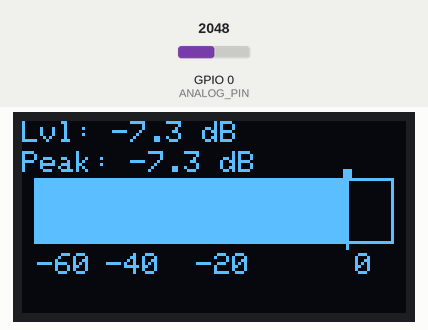
Recording of a sketch running on a simulated ESP32-C3. Parts: 128×64 one-colour display. Inputs (shaded band) come from the test bench; at power-on: GPIO 0 (ANALOG_PIN) = 2048 (analog values on the 0–4095 scale). What the sketch prints to the serial monitor is not drawn.

Above: at 2.2 s.
2.3 s: GPIO 0 (ANALOG_PIN) set to 2866
At 3.9 s:
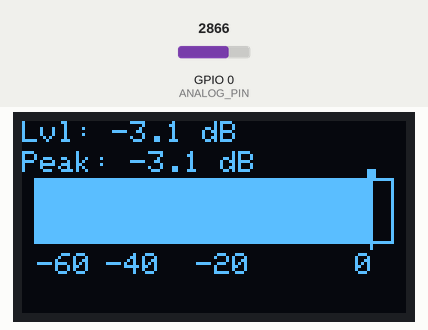
4.1 s: GPIO 0 (ANALOG_PIN) set to 4095
At 5.7 s:
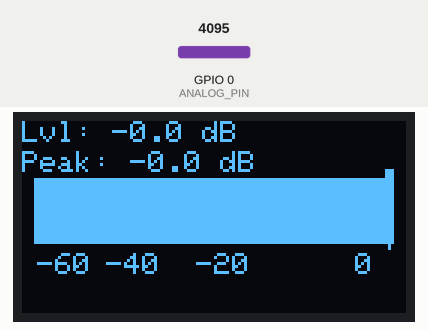
5.9 s: GPIO 0 (ANALOG_PIN) set to 9
At 6.42 s:
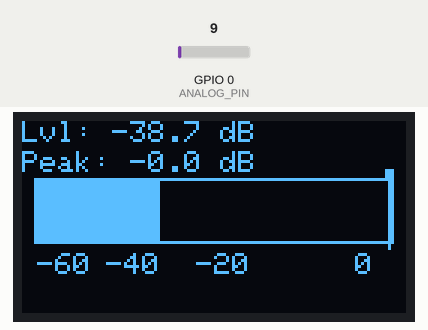
7.4 s: GPIO 0 (ANALOG_PIN) set to 6
At 8.9 s:
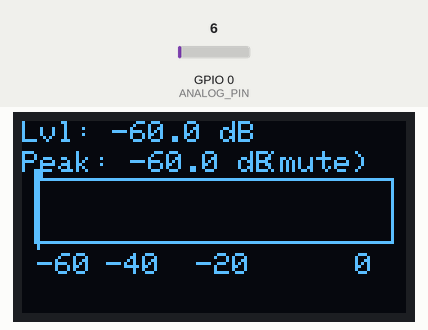
Timing chart, 0 to 10.1 s (numbered marks = the images above; inputs shaded):
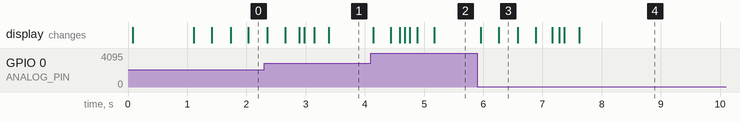

The sketch:

esp32-c3_peakDetector.ino
```cpp
#include "constants.h"
#include "Display.h"
#include "SignalProcessor.h"

void setup() {
    Serial.begin(115200);

    // Инициализация дисплея
    if (!initDisplay()) {
        Serial.println("SSD1306 not found!");
        while (1);
    }

    // Инициализация АЦП
    initADC();

    // Приветственное сообщение
    drawMeter(DB_MIN, DB_MIN);
    delay(1000);
}

void loop() {
    // 1. Получить текущий уровень (уже отфильтрованный и с порогом)
    float currentDB = getCurrentLevel();

    // 2. Обновить пик
    updatePeak(currentDB);

    // 3. Получить пик для отображения
    float peakDB = getPeak();

    // 4. Отрисовать на дисплее
    drawMeter(currentDB, peakDB);

    // 5. Отладка (опционально)
    Serial.print("Curr: ");
    Serial.print(currentDB, 1);
    Serial.print("  Peak: ");
    Serial.println(peakDB, 1);

    delay(10); // 100 Гц
}
```

Display.cpp
```cpp
#include "Display.h"
#include "constants.h"
#include <Wire.h>

// Глобальный объект дисплея (статический, чтобы был виден только в этом файле)
static Adafruit_SSD1306 display(SCREEN_WIDTH, SCREEN_HEIGHT, &Wire, OLED_RESET);

bool initDisplay() {
    Wire.begin(OLED_SDA, OLED_SCL);
    if(!display.begin(SSD1306_SWITCHCAPVCC, OLED_ADDR)) {
        return false;
    }
    display.clearDisplay();
    display.setTextSize(1);
    display.setTextColor(SSD1306_WHITE);
    display.display();
    return true;
}

void drawMeter(float levelDB, float peakDB) {
    display.clearDisplay();

    // Рамка шкалы
    int barX = 5;
    int barY = 20;
    int barWidth = SCREEN_WIDTH - 10;
    int barHeight = 20;
    display.drawRect(barX - 1, barY - 1, barWidth + 2, barHeight + 2, SSD1306_WHITE);

    // Вычисляем заполнение (линейно от DB_MIN до DB_MAX)
    float percent = constrain((levelDB - DB_MIN) / (DB_MAX - DB_MIN), 0.0, 1.0);
    int fillWidth = (int)(percent * barWidth);
    if (fillWidth > 0) {
        display.fillRect(barX, barY, fillWidth, barHeight, SSD1306_WHITE);
    }

    // Маркер пика (вертикальная линия + метка сверху)
    float peakPercent = constrain((peakDB - DB_MIN) / (DB_MAX - DB_MIN), 0.0, 1.0);
    int peakX = barX + (int)(peakPercent * barWidth);
    display.drawLine(peakX, barY - 2, peakX, barY + barHeight + 2, SSD1306_WHITE);
    display.fillRect(peakX - 1, barY - 4, 3, 3, SSD1306_WHITE);

    // Подписи шкалы
    display.setTextSize(1);
    display.setTextColor(SSD1306_WHITE);
    display.setCursor(barX, barY + barHeight + 4);
    display.print("-60");
    display.setCursor(barX + barWidth / 4 - 6, barY + barHeight + 4);
    display.print("-40");
    display.setCursor(barX + barWidth / 2 - 6, barY + barHeight + 4);
    display.print("-20");
    display.setCursor(barX + barWidth - 12, barY + barHeight + 4);
    display.print("0");

    // Цифровые значения
    display.setCursor(0, 0);
    display.print("Lvl: ");
    display.print(levelDB, 1);
    display.print(" dB");

    display.setCursor(0, 10);
    display.print("Peak: ");
    display.print(peakDB, 1);
    display.print(" dB");

    // Индикатор тишины
    if (levelDB <= DB_MIN + 0.5) {
        display.setCursor(80, 10);
        display.print("(mute)");
    }

    display.display();
}
```

Display.h
```cpp
#ifndef DISPLAY_H
#define DISPLAY_H

#include <Adafruit_GFX.h>
#include <Adafruit_SSD1306.h>

// Инициализация дисплея (возвращает true при успехе)
bool initDisplay();

// Отрисовка индикатора уровня
// levelDB – текущий уровень (дБ), peakDB – значение пика (дБ)
void drawMeter(float levelDB, float peakDB);

#endif
```

SignalProcessor.cpp
```cpp
#include "SignalProcessor.h"
#include "constants.h"
#include <Arduino.h>

// Статические переменные состояния
static float filteredDB = DB_MIN;      // сглаженное значение
static float peakDB = DB_MIN;          // текущий пик
static unsigned long peakHoldStart = 0;
static bool peakHolding = false;

void initADC() {
    analogReadResolution(12);
    analogSetAttenuation(ADC_11db);   // диапазон 0..3.6В
}

float getCurrentLevel() {
    // 1. Усреднение нескольких выборок
    long sum = 0;
    for (int i = 0; i < SAMPLES_AVG; i++) {
        sum += analogRead(ANALOG_PIN);
    }
    int raw = sum / SAMPLES_AVG;

    // 2. Преобразование в напряжение и дБ
    float voltage = (raw / ADC_MAX) * VREF;
    float newDB;
    if (voltage <= 0.0) {
        newDB = DB_MIN;
    } else {
        newDB = 20.0 * log10(voltage / VREF);
        if (newDB < DB_MIN) newDB = DB_MIN;
        if (newDB > DB_MAX) newDB = DB_MAX;
    }

    // 3. Экспоненциальный фильтр
    filteredDB = filteredDB + SMOOTHING_FACTOR * (newDB - filteredDB);

    // 4. Применяем шумовой порог
    if (filteredDB < NOISE_FLOOR_DB) {
        return DB_MIN;   // показываем минимум
    } else {
        return filteredDB;
    }
}

void updatePeak(float currentDB) {
    // Обновляем пик, если текущий уровень выше и он выше шумового порога
    if (currentDB > peakDB && currentDB > NOISE_FLOOR_DB) {
        peakDB = currentDB;
        peakHoldStart = millis();
        peakHolding = true;
    }

    // Если пик удерживается дольше PEAK_HOLD_MS – начинаем спад
    if (peakHolding && (millis() - peakHoldStart > PEAK_HOLD_MS)) {
        float decay = PEAK_DECAY_RATE * (millis() - peakHoldStart - PEAK_HOLD_MS) / 1000.0;
        peakDB = peakDB - decay;
        if (peakDB < currentDB) peakDB = currentDB; // не ниже текущего уровня
        if (peakDB < NOISE_FLOOR_DB) {
            peakDB = DB_MIN;
            peakHolding = false;
        }
    }

    // Если сигнал упал ниже порога, ускоряем спад пика
    if (currentDB <= NOISE_FLOOR_DB && peakDB > NOISE_FLOOR_DB) {
        peakDB -= 20.0 * (millis() - peakHoldStart) / 1000.0;
        if (peakDB < NOISE_FLOOR_DB) {
            peakDB = DB_MIN;
            peakHolding = false;
        }
    }
}

float getPeak() {
    return peakDB;
}

void resetPeak() {
    peakDB = DB_MIN;
    peakHolding = false;
    peakHoldStart = millis();
}
```

SignalProcessor.h
```cpp
#ifndef SIGNAL_PROCESSOR_H
#define SIGNAL_PROCESSOR_H

// Инициализация АЦП
void initADC();

// Чтение сигнала, фильтрация, возвращает текущий уровень (дБ) с учётом шумового порога
float getCurrentLevel();

// Обновление пика (должно вызываться в каждом цикле)
void updatePeak(float currentDB);

// Получить текущее значение пика (дБ)
float getPeak();

// Принудительный сброс пика
void resetPeak();

#endif
```

constants.h
```cpp
#ifndef CONSTANTS_H
#define CONSTANTS_H

// === Настройки дисплея SSD1306 ===
#define SCREEN_WIDTH  128
#define SCREEN_HEIGHT 64
#define OLED_RESET    -1      // Если не используется аппаратный сброс

// === Пины ===
#define ANALOG_PIN     0   // GPIO0 = ADC0
#define OLED_SDA       8    // I2C SDA
#define OLED_SCL       9    // I2C SCL
#define OLED_ADDR      0x3C // Адрес SSD1306 (чаще всего 0x3C)

// === Параметры АЦП ===
#define ADC_MAX        4095.0  // 12 бит
#define VREF           3.3     // Опорное напряжение (макс. входное)

// === Шкала уровня (дБ) ===
const float DB_MIN = -60.0;
const float DB_MAX = 0.0;

// === Параметры фильтрации и шумоподавления ===
const float SMOOTHING_FACTOR = 0.15;   // 0..1, меньше = сильнее сглаживание
const float NOISE_FLOOR_DB = -55.0;    // ниже этого уровня считаем тишину

// === Параметры пикового детектора ===
const float PEAK_DECAY_RATE = 10.0;    // дБ/с (скорость спада пика)
const unsigned long PEAK_HOLD_MS = 500; // мс удержания пика перед спадом

// === Параметры усреднения АЦП ===
const int SAMPLES_AVG = 50;            // число выборок для усреднения

#endif
```

Measured:
- the behaviour switches between 8 and 7 on GPIO 0 (ANALOG_PIN) (found by bisection; images 3 and 4)
- after the input at 4.1 s, the display: first changes at once (image 2 shows a later state)
- after the input at 5.9 s, the display: first changes after 0.06 s (image 3 shows a later state)
- after the input at 7.4 s, the display: changes after 0.22 s (image 4)
